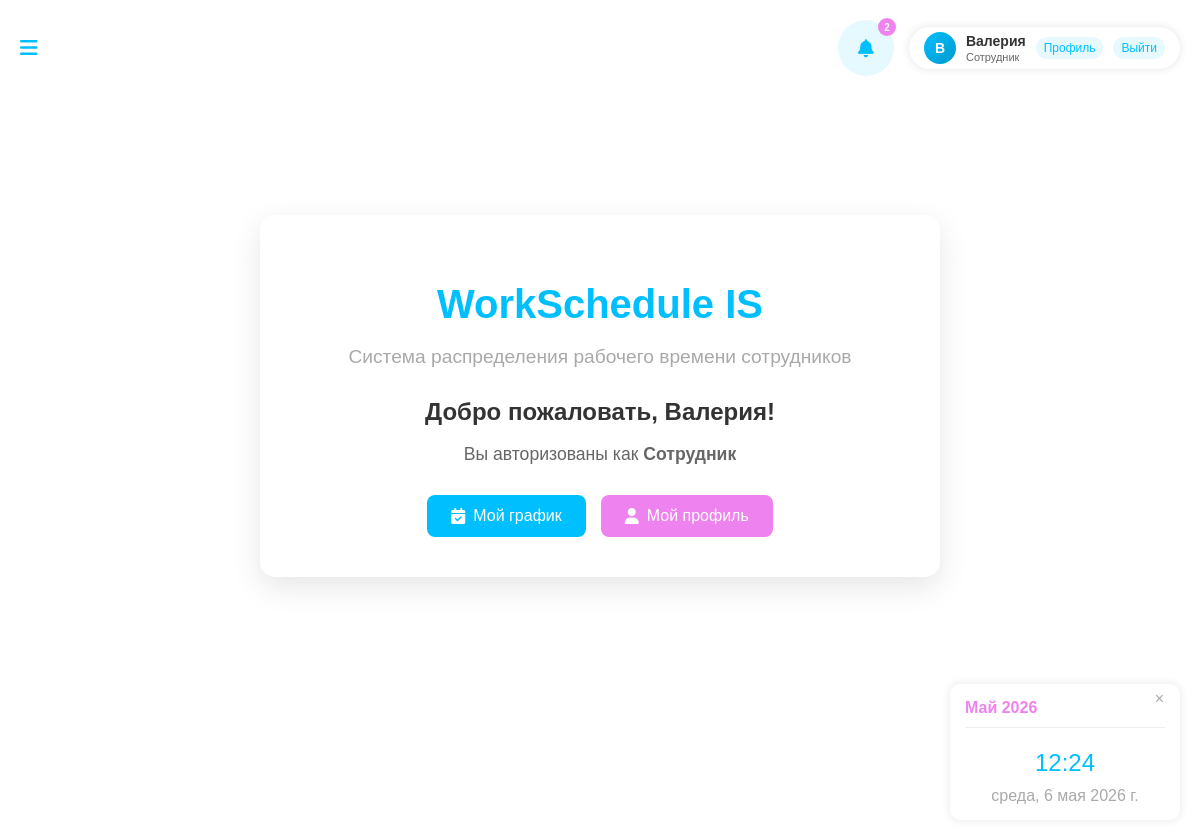
The page / (signed in) on the database its author committed.
### schedule_app/models.py (models this page shows, shortened)
class User(AbstractUser):
    ROLE_CHOICES = [
        ('employee', 'Сотрудник'),
        ('manager', 'Управляющий'),
        ('admin', 'Администратор'),
    ]
    worked_hours = models.IntegerField(default=0, verbose_name='Отработано часов')
    late_count = models.IntegerField(default=0, verbose_name='Количество опозданий')
    overtime_count = models.IntegerField(default=0, verbose_name='Количество переработок')
    role = models.CharField(max_length=20, choices=ROLE_CHOICES, default='employee')
    pvz = models.ManyToManyField('PVZ', blank=True, related_name='users')
    phone = models.CharField(max_length=20, blank=True)
    is_blocked = models.BooleanField(default=False, verbose_name='Заблокирован')
    is_online = models.BooleanField(default=False, verbose_name='Онлайн')
    last_activity = models.DateTimeField(null=True, blank=True, verbose_name='Последняя активность')
    @property
    def unread_notifications_count(self):
        return self.notifications.filter(is_read=False).count()

### schedule_app/views.py (the view)
# urls.py: path('', views.index, name='index'),
def index(request):
    return render(request, 'index.html')

### templates/index.html (shortened to what this page needs)
{% extends "base.html" %}
{% load static %}
{% block content %}
<div class="welcome-container">
    <div class="welcome-card">
        <div class="welcome-header">
            <h1>WorkSchedule IS</h1>
            <p>Система распределения рабочего времени сотрудников</p>
        </div>
        <div class="welcome-content">
            {% if user.is_authenticated %}
                <div class="welcome-message">
                    <h2>Добро пожаловать, {{ user.first_name }}!</h2>
                    <p>Вы авторизованы как
                       <strong>
    {% if user.role == 'admin' %}
        Администратор
    {% elif user.role == 'manager' %}
        Управляющий
    {% else %}
        Сотрудник
    {% endif %}
</strong>
                    </p>
                    <div class="action-buttons">
                        {% if user.userprofile.role == 'admin' %}
                            <a href="{% url 'users' %}" class="btn btn-primary">
                                <i class="fas fa-users"></i> Управление пользователями
                            </a>
                        {% elif user.userprofile.role == 'manager' %}
                            <a href="{% url 'index_manager' %}" class="btn btn-primary">
                                <i class="fas fa-calendar-alt"></i> Управление графиками
                            </a>
                        {% else %}
                            <a href="{% url 'actual_schedule' %}" class="btn btn-primary">
                                <i class="fas fa-calendar-check"></i> Мой график
                            </a>
                        {% endif %}
                        <a href="{% url 'profile' %}" class="btn btn-secondary">
                            <i class="fas fa-user"></i> Мой профиль
                        </a>
                    </div>
                </div>
            {% endif %}
        </div>
    </div>
</div>
{% endblock %}

### templates/base.html (shortened to what this page needs)
<!DOCTYPE html>
<html lang="ru">
<head>
    <link rel="stylesheet" href="https://cdnjs.cloudflare.com/ajax/libs/font-awesome/6.0.0-beta3/css/all.min.css">
    {% load static %}
    <link rel="stylesheet" href="{% static 'css/main.css' %}">
</head>
<body>
    <div class="main-content">
        {% block header %}
        <div class="header">
            <div class="menu-toggle">
                <i class="fas fa-bars"></i>
            </div>
            <div class="header-right">
                <div class="notification-compact">
                    <i class="fas fa-bell"></i>
                    {% if user.is_authenticated %}
                    <span class="notification-badge-compact" id="notificationBadge">{{ user.unread_notifications_count }}</span>
                    {% else %}
                    <span class="notification-badge-compact" id="notificationBadge">0</span>
                    {% endif %}
                </div>
                {% if user.is_authenticated %}
                <div class="user-menu" id="userMenu">
                    <div class="user-avatar" title="Нажмите для сворачивания">
                        {{ user.first_name|first|default:user.username|first|upper }}
                    </div>
                    <div class="user-details">
                        <div class="user-name">{{ user.first_name|default:user.username }}</div>
                        <div class="user-role-compact">
                            {% if user.role == 'admin' %}Администратор
                            {% elif user.role == 'manager' %}Управляющий
                            {% else %}Сотрудник{% endif %}
                        </div>
                    </div>
                    <div class="header-links">
                        <a href="{% url 'profile' %}" class="header-link">Профиль</a>
                        <form action="{% url 'logout' %}" method="post" style="display: inline;">
                            <button type="submit" class="header-link" style="background: none; border: none; cursor: pointer; color: #00BFFF; font-size: 12px; padding: 4px 8px; border-radius: 12px; transition: all 0.3s ease; background: rgba(0, 191, 255, 0.1);">
                                Выйти
                            </button>
                        </form>
                    </div>
                </div>
                {% endif %}
            </div>
        </div>
        {% endblock %}
        <div class="content">
            {% block content %}
            {% endblock %}
        </div>
    </div>
    <div class="calendar-time">
        <button class="toggle-btn">×</button>
        <div class="calendar-content">
            <h4>{% now "F Y" %}</h4>
            <div class="time">{% now "H:i" %}</div>
            <div class="date">{% now "l, j F Y" %}</div>
        </div>
    </div>
</body>
</html>

### static/css/main.css (style rules this page uses)
body { font-family: Arial, sans-serif; margin: 0; padding: 0; background-color: #f5f5f5; display: flex; min-height: 100vh; }
.main-content { flex: 1; padding: 20px; margin-left: 0; transition: margin-left 0.3s ease; display: flex; flex-direction: column; width: 100%; }
.header { display: flex; justify-content: space-between; align-items: center; margin-bottom: 20px; width: 100%; }
.menu-toggle { font-size: 20px; cursor: pointer; color: #00BFFF; }
.header-right { display: flex; align-items: center; gap: 15px; }
.user-menu { display: flex; align-items: center; gap: 10px; background: white; padding: 5px 15px; border-radius: 25px; box-shadow: 0 0 10px rgba(0,0,0,0.1); transition: all 0.3s ease; position: relative; }
.user-avatar { width: 32px; height: 32px; border-radius: 50%; background: linear-gradient(135deg, #00BFFF, #0099CC); display: flex; align-items: center; justify-content: center; color: white; font-weight: bold; font-size: 14px; cursor: pointer; }
.user-details { display: flex; flex-direction: column; gap: 2px; }
.user-name { font-weight: bold; font-size: 14px; color: #333; }
.user-role-compact { font-size: 11px; color: #666; }
.header-links { display: flex; gap: 10px; align-items: center; }
.header-link { color: #00BFFF; text-decoration: none; font-size: 12px; padding: 4px 8px; border-radius: 12px; transition: all 0.3s ease; background: rgba(0, 191, 255, 0.1); }
.notification-compact { position: relative; cursor: pointer; background: rgba(0, 191, 255, 0.1); padding: 8px; border-radius: 50%; width: 40px; height: 40px; display: flex; align-items: center; justify-content: center; }
.notification-compact i { font-size: 18px; color: #00BFFF; }
.notification-badge-compact { position: absolute; top: -2px; right: -2px; background-color: #EE82EE; color: white; border-radius: 50%; width: 16px; height: 16px; display: flex; justify-content: center; align-items: center; font-size: 10px; font-weight: bold; }
.calendar-time { position: fixed; right: 20px; bottom: 20px; background-color: white; border-radius: 10px; box-shadow: 0 0 10px rgba(0,0,0,0.1); padding: 15px; width: 200px; transition: all 0.3s ease; z-index: 100; }
.toggle-btn { position: absolute; top: 5px; right: 10px; background: none; border: none; font-size: 16px; cursor: pointer; color: #A9A9A9; z-index: 101; }
.calendar-content h4 { margin-top: 0; color: #EE82EE; border-bottom: 1px solid #eee; padding-bottom: 10px; }
.time { font-size: 24px; text-align: center; margin: 10px 0; color: #00BFFF; }
.date { text-align: center; color: #A9A9A9; }
.content { flex: 1; width: 100%; }
.btn { padding: 10px 20px; border: none; border-radius: 5px; cursor: pointer; font-size: 14px; }
.btn-primary { background: #EE82EE; color: white; }
.btn-secondary { background: #00BFFF; color: white; }
.btn { padding: 10px 20px; border: none; border-radius: 5px; cursor: pointer; font-size: 14px; display: inline-flex; align-items: center; gap: 8px; }
.btn-primary { background-color: #00BFFF; color: white; }
.btn-secondary { background-color: #A9A9A9; color: white; }
body { font-family: Arial, sans-serif; margin: 0; padding: 0; background-color: #f8f9fa; display: flex; min-height: 100vh; }
.main-content { flex: 1; padding: 20px; margin-left: 0; transition: margin-left 0.3s ease; display: flex; flex-direction: column; width: 100%; background-color: #ffffff; min-height: 100vh; }
.content { flex: 1; width: 100%; background-color: #ffffff; padding: 0; }
.notification-compact { position: relative; cursor: pointer; background: rgba(0, 191, 255, 0.1); padding: 8px; border-radius: 50%; width: 40px; height: 40px; display: flex; align-items: center; justify-content: center; transition: all 0.3s ease; }
.notification-badge-compact { position: absolute; top: -2px; right: -2px; background-color: #EE82EE; color: white; border-radius: 50%; width: 18px; height: 18px; display: flex; justify-content: center; align-items: center; font-size: 10px; font-weight: bold; }

### rows shown on the page
User: unread_notifications_count "2", first_name|first "В", first_name "Валерия"
